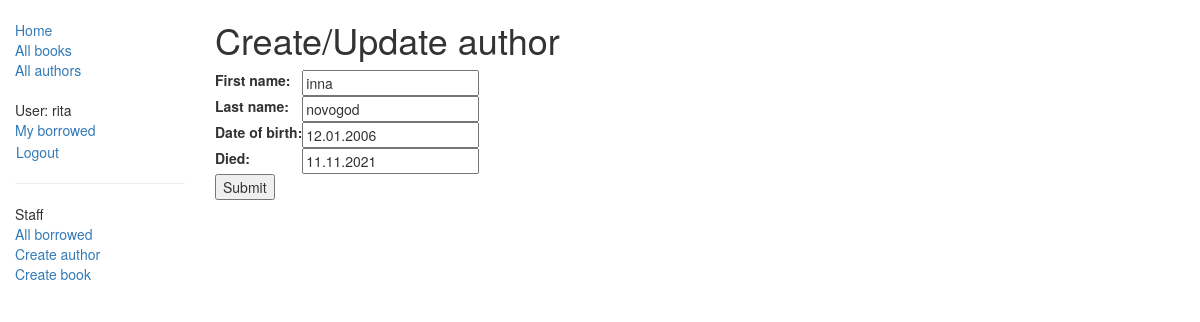
Screenshot of /catalog/author/1/update/ (signed in) with the database file from the repository.
### catalog/models.py (models this page shows, shortened)
class Author(models.Model):
    first_name = models.CharField(max_length=100)
    last_name = models.CharField(max_length=100)
    date_of_birth = models.DateField(null=True, blank=True)
    date_of_death = models.DateField('Died', null=True, blank=True)

### catalog/views.py (the view)
# urls.py: path('author/<int:pk>/update/', views.AuthorUpdate.as_view(), name='author-update'),
class AuthorUpdate(PermissionRequiredMixin, UpdateView):
    model = Author
    fields = '__all__'
    permission_required = 'catalog.change_author'

### catalog/templates/catalog/author_form.html (shortened to what this page needs)
{% extends "base_generic.html" %}
{% block content %}
    <h1>Create/Update author</h1>
<form action="" method="post">
  <table>
    {{ form.as_table }}
  </table>
  <input type="submit" value="Submit" />
</form>
{% endblock %}

### catalog/templates/base_generic.html (shortened to what this page needs)
<!doctype html>
<html lang="en">
  <head>
    <link
      rel="stylesheet"
      href="https://maxcdn.bootstrapcdn.com/bootstrap/3.3.7/css/bootstrap.min.css" />
    {% load static %}
    <link rel="stylesheet" href="{% static 'css/styles.css' %}" />
  </head>
  <body>
    <div class="container-fluid">
      <div class="row">
        <div class="col-sm-2">
          {% block sidebar %}
              <ul class="sidebar-nav">
                  <li><a href="{% url 'index' %}">Home</a></li>
                  <li><a href="{% url 'books' %}">All books</a></li>
                  <li><a href="{% url 'authors' %}">All authors</a></li>
              </ul>
              {% if user.is_authenticated %}
                  <ul class="sidebar-nav">
                      <li>User: {{ user.get_username }}</li>
                      <li><a href="{% url 'my-borrowed' %}">My borrowed</a></li>
                      <li>
                          <form id="logout-form" method="post" action="{% url 'logout' %}" style="display:inline;">
                              <button type="submit" class="btn btn-link" style="padding: 0; margin: 0;">Logout</button>
                          </form>
                      </li>
                  </ul>
                  {% if user.is_staff %}
                      <hr>
                      <ul class="sidebar-nav">
                          <li>Staff</li>
                          <li><a href="{% url 'all-borrowed' %}">All borrowed</a></li>
                          {% if perms.catalog.add_author %}
                              <li><a href="{% url 'author-create' %}">Create author</a></li>
                          {% endif %}
                          {% if perms.catalog.add_book %}
                              <li><a href="{% url 'book-create' %}">Create book</a></li>
                          {% endif %}
                      </ul>
                  {% endif %}
              {% else %}
                  <ul class="sidebar-nav">
                      <li><a href="{% url 'login' %}?next={{ request.path }}">Login</a></li>
                  </ul>
              {% endif %}
          {% endblock %}
        </div>
        <div class="col-sm-10 ">
          {% block content %}{% endblock %}
        </div>
      </div>
    </div>
  </body>
</html>

### catalog/static/css/styles.css (style rules this page uses)
.sidebar-nav { margin-top: 20px; padding: 0; list-style: none; }

### rows the page displays
Author: first_name "inna", last_name "novogod", date_of_birth "12.01.2006", date_of_death "11.11.2021"

### other values shown
{{ user.get_username }} "rita"
